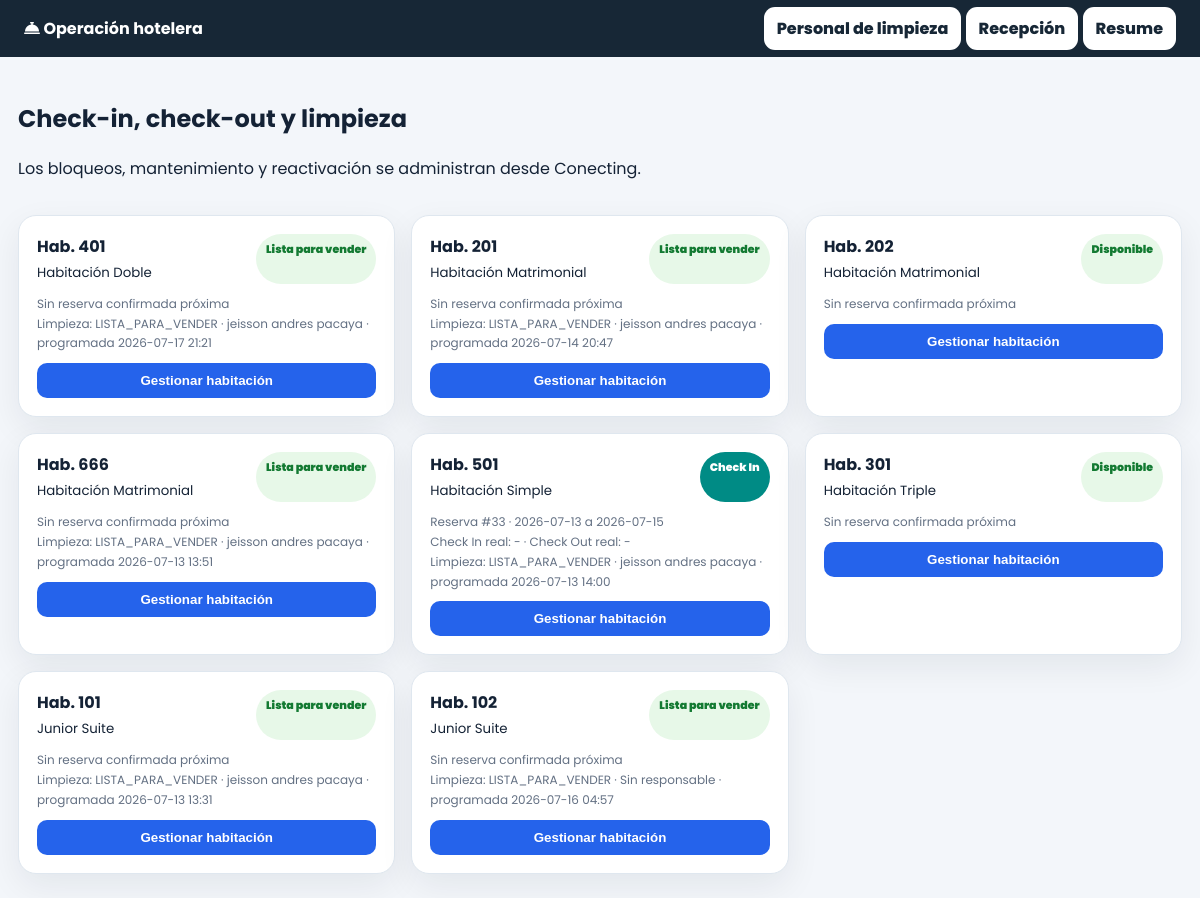
The page /views/operaciones_habitaciones.php (signed in) on the database its author committed.
### tables this page shows
CREATE TABLE `habitaciones` (
  `id_habitacion` int(11) NOT NULL,
  `id_hotel` int(11) NOT NULL,
  `numero_habitacion` varchar(20) NOT NULL,
  `id_categoria` int(11) NOT NULL,
  `estado` enum('Disponible','Ocupada','Mantenimiento') DEFAULT 'Disponible'
);

CREATE TABLE `categorias` (
  `id_categoria` int(11) NOT NULL,
  `id_hotel` int(11) NOT NULL,
  `nombre` varchar(80) NOT NULL,
  `slug` varchar(100) DEFAULT NULL,
  `precio_base` decimal(10,2) NOT NULL,
  `precio_anterior` decimal(10,2) DEFAULT NULL,
  `capacidad_pax` int(11) NOT NULL DEFAULT 2,
  `etiqueta` varchar(80) DEFAULT NULL,
  `tipo_cama` varchar(80) DEFAULT NULL,
  `servicios` text DEFAULT NULL,
  `incluye` text DEFAULT NULL,
  `imagen_1` varchar(500) DEFAULT NULL,
  `imagen_2` varchar(500) DEFAULT NULL,
  `imagen_3` varchar(500) DEFAULT NULL,
  `galeria_url` varchar(500) DEFAULT NULL,
  `estado` enum('ACTIVO','INACTIVO') NOT NULL DEFAULT 'ACTIVO'
);

### views/operaciones_habitaciones.php (the view, shortened to what this page needs)
<?php
$db = (new Database())->connect();
$idHotel = (int) id_hotel_actual();
$q=$db->prepare("SELECT h.id_habitacion,h.numero_habitacion,h.estado,c.nombre categoria,
 (SELECT ho.estado_resultante
    FROM habitacion_operaciones ho
    LEFT JOIN reservas rx ON rx.id_reserva=ho.id_reserva
   WHERE ho.id_habitacion=h.id_habitacion
     AND (ho.id_reserva IS NULL OR rx.estado_reserva='Confirmada')
   ORDER BY ho.fecha_hora DESC,ho.id_operacion DESC LIMIT 1) estado_operativo,
 (SELECT CONCAT(r.id_reserva,'|',r.fecha_checkin,'|',r.fecha_checkout,'|',COALESCE(r.fecha_hora_checkin_real,''),'|',COALESCE(r.fecha_hora_checkout_real,''))
    FROM reservas r
   WHERE r.id_hotel=h.id_hotel
     AND r.estado_reserva='Confirmada'
     AND r.fecha_hora_checkout_real IS NULL
     AND (r.id_habitacion=h.id_habitacion OR EXISTS(SELECT 1 FROM reserva_detalle rd WHERE rd.id_reserva=r.id_reserva AND rd.id_habitacion=h.id_habitacion))
   ORDER BY CASE WHEN CURDATE() BETWEEN r.fecha_checkin AND r.fecha_checkout THEN 0 ELSE 1 END,
            r.fecha_checkin ASC,r.id_reserva ASC LIMIT 1) reserva_info,
 (SELECT CONCAT(COALESCE(hl.responsable,''),'|',COALESCE(hl.fecha_programada,''),'|',COALESCE(TIME_FORMAT(hl.hora_programada,'%H:%i'),''),'|',COALESCE(TIME_FORMAT(hl.hora_inicio,'%H:%i'),''),'|',COALESCE(TIME_FORMAT(hl.hora_fin,'%H:%i'),''),'|',hl.estado)
    FROM habitacion_limpieza hl
    LEFT JOIN reservas ry ON ry.id_reserva=hl.id_reserva
   WHERE hl.id_habitacion=h.id_habitacion
     AND (hl.id_reserva IS NULL OR ry.id_reserva IS NOT NULL)
   ORDER BY CASE WHEN hl.estado IN ('PENDIENTE','PROGRAMADA','EN_LIMPIEZA','INICIADA') THEN 0 ELSE 1 END,
            hl.id_limpieza DESC LIMIT 1) limpieza_info
 FROM habitaciones h JOIN categorias c ON c.id_categoria=h.id_categoria WHERE h.id_hotel=? ORDER BY c.nombre,h.numero_habitacion");
$q->execute([$idHotel]);
$habitaciones=$q->fetchAll(PDO::FETCH_ASSOC);
?>
<!doctype html><html lang="es"><head><link rel="stylesheet" href="https://cdnjs.cloudflare.com/ajax/libs/font-awesome/6.4.0/css/all.min.css"></head><body><header class="top"><b><i class="fa-solid fa-bell-concierge"></i> Operación hotelera</b><div><a href="personal_limpieza.php">Personal de limpieza</a> <a href="recepcion.php">Recepción</a> <a href="resume.php">Resume</a></div></header><main class="wrap"><section class="head"><div><h1>Check-in, check-out y limpieza</h1><p>Los bloqueos, mantenimiento y reactivación se administran desde Conecting.</p></div></section><?php if($error):?><div class="alert"><?=htmlspecialchars($error)?></div><?php endif;?><div class="grid"><?php foreach($habitaciones as $h):
$r=explode('|',(string)$h['reserva_info']);
$idRes=(int)($r[0]??0);$fi=$r[1]??'';$fo=$r[2]??'';$ci=$r[3]??'';$co=$r[4]??'';
$l=explode('|',(string)$h['limpieza_info']);$limEstado=strtoupper(trim((string)($l[5]??'')));
if($idRes){
    if($ci!=='' && $co==='') $estado='Ocupada';
    elseif($fi>date('Y-m-d')) $estado='Reservada';
    else $estado='Check In';
}elseif(in_array($limEstado,['PENDIENTE','PROGRAMADA','EN_LIMPIEZA','INICIADA'],true)){
    $estado='Limpieza';
}elseif(in_array($limEstado,['FINALIZADA','LISTA_PARA_VENDER'],true)){
    $estado='Lista para vender';
}elseif($h['estado']==='Mantenimiento'){
    $estado='Fuera de Servicio';
}elseif($h['estado']==='Ocupada'){
    $estado='Ocupada';
}else{
    $estado='Disponible';
}
$cl=preg_replace('/\s+.*/','',$estado);?><section class="card"><div class="title"><div><b>Hab. <?=htmlspecialchars($h['numero_habitacion'])?></b><br><small><?=htmlspecialchars($h['categoria'])?></small></div><span class="badge <?=htmlspecialchars($cl)?>"><?=htmlspecialchars($estado)?></span></div><div class="meta"><?php if($idRes):?>Reserva #<?=$idRes?> · <?=htmlspecialchars($fi)?> a <?=htmlspecialchars($fo)?><br>Check In real: <?=htmlspecialchars($ci?:'-')?> · Check Out real: <?=htmlspecialchars($co?:'-')?><?php else:?>Sin reserva confirmada próxima<?php endif;?><?php if($limEstado):?><br>Limpieza: <?=htmlspecialchars($limEstado)?> · <?=htmlspecialchars($l[0]?:'Sin responsable')?> · programada <?=htmlspecialchars(($l[1]?:'-').' '.($l[2]?:''))?><?php endif;?></div><button class="btn manage" type="button" onclick='abrir(<?=json_encode(["id_habitacion"=>$h["id_habitacion"],"numero"=>$h["numero_habitacion"],"id_reserva"=>$idRes,"estado"=>$estado,"fecha_checkin"=>$fi,"fecha_checkout"=>$fo,"checkin_real"=>$ci,"checkout_real"=>$co,"limpieza_estado"=>$limEstado],JSON_UNESCAPED_UNICODE)?>)'>Gestionar habitación</button></section><?php endforeach;?></div></main>
</body></html>

### views/operaciones_habitaciones.php (style rules this page uses)
body { font-family:Poppins;margin:0;background:#f3f6fa;color:#142235 }
.top { background:#172736;color:white;padding:16px 24px;display:flex;justify-content:space-between;align-items:center;gap:12px }
.top a { color:#172736;background:white;text-decoration:none;padding:10px 13px;border-radius:11px;font-weight:800 }
.wrap { max-width:1450px;margin:24px auto;padding:0 18px }
.head { display:flex;justify-content:space-between;align-items:end;gap:15px;margin-bottom:18px }
.grid { display:grid;grid-template-columns:repeat(auto-fit,minmax(300px,1fr));gap:16px }
.card { background:#fff;border:1px solid #dfe7ef;border-radius:18px;padding:18px;box-shadow:0 12px 34px #10203012 }
.title { display:flex;justify-content:space-between;gap:12px }
.badge { padding:7px 10px;border-radius:999px;font-size:11px;font-weight:900;background:#eaf0f6 }
.Disponible,.Lista { background:#e7f8e8;color:#137a32 }
.Check { background:#008b85;color:white }
.meta { font-size:12px;color:#637083;line-height:1.65;margin:10px 0 }
.btn { border:0;border-radius:10px;padding:10px 12px;font-weight:800;cursor:pointer }
.manage { background:#2563eb;color:white;width:100% }

### rows shown on the page
habitaciones: numero_habitacion "401", id_categoria.nombre "Habitación Doble", estado "Lista para vender", shows "Sin reserva confirmada próxima", limEstado "LISTA_PARA_VENDER", l "jeisson andres pacaya", l "2026-07-17 21:21"
habitaciones: numero_habitacion "201", id_categoria.nombre "Habitación Matrimonial", estado "Lista para vender", shows "Sin reserva confirmada próxima", limEstado "LISTA_PARA_VENDER", l "jeisson andres pacaya", l "2026-07-14 20:47"
habitaciones: numero_habitacion "202", id_categoria.nombre "Habitación Matrimonial", estado "Disponible", shows "Sin reserva confirmada próxima"
habitaciones: numero_habitacion "666", id_categoria.nombre "Habitación Matrimonial", estado "Lista para vender", shows "Sin reserva confirmada próxima", limEstado "LISTA_PARA_VENDER", l "jeisson andres pacaya", l "2026-07-13 13:51"
habitaciones: numero_habitacion "501", id_categoria.nombre "Habitación Simple", estado "Check In", idRes "33", fi "2026-07-13", fo "2026-07-15", ci "-", co "-", limEstado "LISTA_PARA_VENDER", l "jeisson andres pacaya", l "2026-07-13 14:00"
habitaciones: numero_habitacion "301", id_categoria.nombre "Habitación Triple", estado "Disponible", shows "Sin reserva confirmada próxima"
habitaciones: numero_habitacion "101", id_categoria.nombre "Junior Suite", estado "Lista para vender", shows "Sin reserva confirmada próxima", limEstado "LISTA_PARA_VENDER", l "jeisson andres pacaya", l "2026-07-13 13:31"
habitaciones: numero_habitacion "102", id_categoria.nombre "Junior Suite", estado "Lista para vender", shows "Sin reserva confirmada próxima", limEstado "LISTA_PARA_VENDER", l "Sin responsable", l "2026-07-16 04:57"
